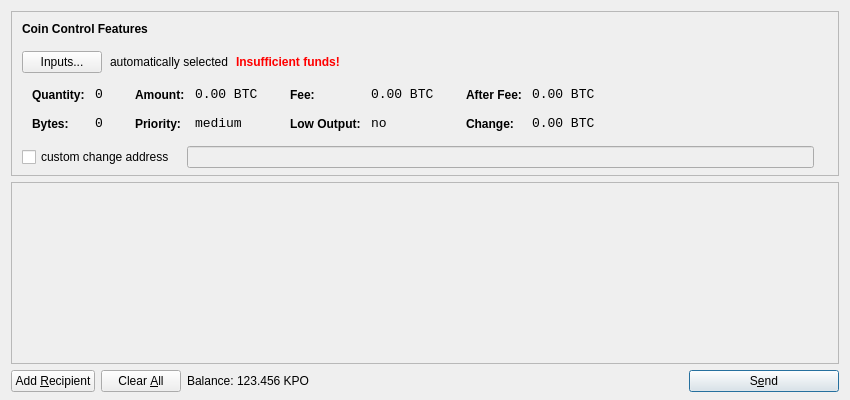
<?xml version="1.0" encoding="UTF-8"?>
<ui version="4.0">
 <class>SendCoinsDialog</class>
 <widget class="QDialog" name="SendCoinsDialog">
  <property name="geometry">
   <rect>
    <x>0</x>
    <y>0</y>
    <width>850</width>
    <height>400</height>
   </rect>
  </property>
  <property name="windowTitle">
   <string>Send Coins</string>
  </property>
  <layout class="QVBoxLayout" name="verticalLayout" stretch="0,1,0">
   <property name="bottomMargin">
    <number>8</number>
   </property>
   <item>
    <widget class="QFrame" name="frameCoinControl">
     <property name="sizePolicy">
      <sizepolicy hsizetype="Expanding" vsizetype="Expanding">
       <horstretch>0</horstretch>
       <verstretch>0</verstretch>
      </sizepolicy>
     </property>
     <property name="maximumSize">
      <size>
       <width>16777215</width>
       <height>16777215</height>
      </size>
     </property>
     <property name="frameShape">
      <enum>QFrame::StyledPanel</enum>
     </property>
     <property name="frameShadow">
      <enum>QFrame::Sunken</enum>
     </property>
     <layout class="QVBoxLayout" name="verticalLayoutCoinControl2">
      <property name="spacing">
       <number>-1</number>
      </property>
      <property name="leftMargin">
       <number>0</number>
      </property>
      <property name="topMargin">
       <number>0</number>
      </property>
      <property name="rightMargin">
       <number>0</number>
      </property>
      <property name="bottomMargin">
       <number>6</number>
      </property>
      <item>
       <layout class="QVBoxLayout" name="verticalLayoutCoinControl" stretch="0,0,0,0,1">
        <property name="spacing">
         <number>0</number>
        </property>
        <property name="leftMargin">
         <number>10</number>
        </property>
        <property name="topMargin">
         <number>10</number>
        </property>
        <item>
         <layout class="QHBoxLayout" name="horizontalLayoutCoinControl1">
          <property name="bottomMargin">
           <number>15</number>
          </property>
          <item>
           <widget class="QLabel" name="labelCoinControlFeatures">
            <property name="sizePolicy">
             <sizepolicy hsizetype="Preferred" vsizetype="Maximum">
              <horstretch>0</horstretch>
              <verstretch>0</verstretch>
             </sizepolicy>
            </property>
            <property name="font">
             <font>
              <weight>75</weight>
              <bold>true</bold>
             </font>
            </property>
            <property name="styleSheet">
             <string notr="true">font-weight:bold;</string>
            </property>
            <property name="text">
             <string>Coin Control Features</string>
            </property>
           </widget>
          </item>
         </layout>
        </item>
        <item>
         <layout class="QHBoxLayout" name="horizontalLayoutCoinControl2" stretch="0,0,0,0">
          <property name="spacing">
           <number>8</number>
          </property>
          <property name="bottomMargin">
           <number>10</number>
          </property>
          <item>
           <widget class="QPushButton" name="pushButtonCoinControl">
            <property name="styleSheet">
             <string notr="true"/>
            </property>
            <property name="text">
             <string>Inputs...</string>
            </property>
           </widget>
          </item>
          <item>
           <widget class="QLabel" name="labelCoinControlAutomaticallySelected">
            <property name="text">
             <string>automatically selected</string>
            </property>
            <property name="margin">
             <number>5</number>
            </property>
           </widget>
          </item>
          <item>
           <widget class="QLabel" name="labelCoinControlInsuffFunds">
            <property name="font">
             <font>
              <weight>75</weight>
              <bold>true</bold>
             </font>
            </property>
            <property name="styleSheet">
             <string notr="true">color:red;font-weight:bold;</string>
            </property>
            <property name="text">
             <string>Insufficient funds!</string>
            </property>
            <property name="margin">
             <number>5</number>
            </property>
           </widget>
          </item>
          <item>
           <spacer name="horizontalSpacerCoinControl">
            <property name="orientation">
             <enum>Qt::Horizontal</enum>
            </property>
            <property name="sizeHint" stdset="0">
             <size>
              <width>40</width>
              <height>1</height>
             </size>
            </property>
           </spacer>
          </item>
         </layout>
        </item>
        <item>
         <widget class="QWidget" name="widgetCoinControl" native="true">
          <property name="sizePolicy">
           <sizepolicy hsizetype="Preferred" vsizetype="Preferred">
            <horstretch>0</horstretch>
            <verstretch>0</verstretch>
           </sizepolicy>
          </property>
          <property name="minimumSize">
           <size>
            <width>0</width>
            <height>0</height>
           </size>
          </property>
          <property name="styleSheet">
           <string notr="true"/>
          </property>
          <layout class="QHBoxLayout" name="horizontalLayoutCoinControl5">
           <property name="margin">
            <number>0</number>
           </property>
           <item>
            <layout class="QHBoxLayout" name="horizontalLayoutCoinControl3" stretch="0,0,0,1">
             <property name="spacing">
              <number>20</number>
             </property>
             <property name="topMargin">
              <number>0</number>
             </property>
             <property name="bottomMargin">
              <number>10</number>
             </property>
             <item>
              <layout class="QFormLayout" name="formLayoutCoinControl1">
               <property name="horizontalSpacing">
                <number>10</number>
               </property>
               <property name="verticalSpacing">
                <number>14</number>
               </property>
               <property name="leftMargin">
                <number>10</number>
               </property>
               <property name="topMargin">
                <number>4</number>
               </property>
               <property name="rightMargin">
                <number>6</number>
               </property>
               <item row="0" column="0">
                <widget class="QLabel" name="labelCoinControlQuantityText">
                 <property name="styleSheet">
                  <string notr="true">font-weight:bold;</string>
                 </property>
                 <property name="text">
                  <string>Quantity:</string>
                 </property>
                 <property name="margin">
                  <number>0</number>
                 </property>
                </widget>
               </item>
               <item row="0" column="1">
                <widget class="QLabel" name="labelCoinControlQuantity">
                 <property name="font">
                  <font>
                   <family>Monospace</family>
                   <pointsize>10</pointsize>
                  </font>
                 </property>
                 <property name="cursor">
                  <cursorShape>IBeamCursor</cursorShape>
                 </property>
                 <property name="contextMenuPolicy">
                  <enum>Qt::ActionsContextMenu</enum>
                 </property>
                 <property name="text">
                  <string notr="true">0</string>
                 </property>
                 <property name="margin">
                  <number>0</number>
                 </property>
                 <property name="textInteractionFlags">
                  <set>Qt::LinksAccessibleByMouse|Qt::TextSelectableByKeyboard|Qt::TextSelectableByMouse</set>
                 </property>
                </widget>
               </item>
               <item row="1" column="0">
                <widget class="QLabel" name="labelCoinControlBytesText">
                 <property name="styleSheet">
                  <string notr="true">font-weight:bold;</string>
                 </property>
                 <property name="text">
                  <string>Bytes:</string>
                 </property>
                </widget>
               </item>
               <item row="1" column="1">
                <widget class="QLabel" name="labelCoinControlBytes">
                 <property name="font">
                  <font>
                   <family>Monospace</family>
                   <pointsize>10</pointsize>
                  </font>
                 </property>
                 <property name="cursor">
                  <cursorShape>IBeamCursor</cursorShape>
                 </property>
                 <property name="contextMenuPolicy">
                  <enum>Qt::ActionsContextMenu</enum>
                 </property>
                 <property name="text">
                  <string notr="true">0</string>
                 </property>
                 <property name="textInteractionFlags">
                  <set>Qt::LinksAccessibleByMouse|Qt::TextSelectableByKeyboard|Qt::TextSelectableByMouse</set>
                 </property>
                </widget>
               </item>
              </layout>
             </item>
             <item>
              <layout class="QFormLayout" name="formLayoutCoinControl2">
               <property name="horizontalSpacing">
                <number>10</number>
               </property>
               <property name="verticalSpacing">
                <number>14</number>
               </property>
               <property name="leftMargin">
                <number>6</number>
               </property>
               <property name="topMargin">
                <number>4</number>
               </property>
               <property name="rightMargin">
                <number>6</number>
               </property>
               <item row="0" column="0">
                <widget class="QLabel" name="labelCoinControlAmountText">
                 <property name="styleSheet">
                  <string notr="true">font-weight:bold;</string>
                 </property>
                 <property name="text">
                  <string>Amount:</string>
                 </property>
                 <property name="margin">
                  <number>0</number>
                 </property>
                </widget>
               </item>
               <item row="0" column="1">
                <widget class="QLabel" name="labelCoinControlAmount">
                 <property name="font">
                  <font>
                   <family>Monospace</family>
                   <pointsize>10</pointsize>
                  </font>
                 </property>
                 <property name="cursor">
                  <cursorShape>IBeamCursor</cursorShape>
                 </property>
                 <property name="contextMenuPolicy">
                  <enum>Qt::ActionsContextMenu</enum>
                 </property>
                 <property name="text">
                  <string notr="true">0.00 BTC</string>
                 </property>
                 <property name="textInteractionFlags">
                  <set>Qt::LinksAccessibleByMouse|Qt::TextSelectableByKeyboard|Qt::TextSelectableByMouse</set>
                 </property>
                </widget>
               </item>
               <item row="1" column="0">
                <widget class="QLabel" name="labelCoinControlPriorityText">
                 <property name="styleSheet">
                  <string notr="true">font-weight:bold;</string>
                 </property>
                 <property name="text">
                  <string>Priority:</string>
                 </property>
                </widget>
               </item>
               <item row="1" column="1">
                <widget class="QLabel" name="labelCoinControlPriority">
                 <property name="font">
                  <font>
                   <family>Monospace</family>
                   <pointsize>10</pointsize>
                  </font>
                 </property>
                 <property name="cursor">
                  <cursorShape>IBeamCursor</cursorShape>
                 </property>
                 <property name="contextMenuPolicy">
                  <enum>Qt::ActionsContextMenu</enum>
                 </property>
                 <property name="text">
                  <string>medium</string>
                 </property>
                 <property name="textInteractionFlags">
                  <set>Qt::LinksAccessibleByMouse|Qt::TextSelectableByKeyboard|Qt::TextSelectableByMouse</set>
                 </property>
                </widget>
               </item>
              </layout>
             </item>
             <item>
              <layout class="QFormLayout" name="formLayoutCoinControl3">
               <property name="horizontalSpacing">
                <number>10</number>
               </property>
               <property name="verticalSpacing">
                <number>14</number>
               </property>
               <property name="leftMargin">
                <number>6</number>
               </property>
               <property name="topMargin">
                <number>4</number>
               </property>
               <property name="rightMargin">
                <number>6</number>
               </property>
               <item row="0" column="0">
                <widget class="QLabel" name="labelCoinControlFeeText">
                 <property name="styleSheet">
                  <string notr="true">font-weight:bold;</string>
                 </property>
                 <property name="text">
                  <string>Fee:</string>
                 </property>
                 <property name="margin">
                  <number>0</number>
                 </property>
                </widget>
               </item>
               <item row="0" column="1">
                <widget class="QLabel" name="labelCoinControlFee">
                 <property name="font">
                  <font>
                   <family>Monospace</family>
                   <pointsize>10</pointsize>
                  </font>
                 </property>
                 <property name="cursor">
                  <cursorShape>IBeamCursor</cursorShape>
                 </property>
                 <property name="contextMenuPolicy">
                  <enum>Qt::ActionsContextMenu</enum>
                 </property>
                 <property name="text">
                  <string notr="true">0.00 BTC</string>
                 </property>
                 <property name="textInteractionFlags">
                  <set>Qt::LinksAccessibleByMouse|Qt::TextSelectableByKeyboard|Qt::TextSelectableByMouse</set>
                 </property>
                </widget>
               </item>
               <item row="1" column="0">
                <widget class="QLabel" name="labelCoinControlLowOutputText">
                 <property name="styleSheet">
                  <string notr="true">font-weight:bold;</string>
                 </property>
                 <property name="text">
                  <string>Low Output:</string>
                 </property>
                </widget>
               </item>
               <item row="1" column="1">
                <widget class="QLabel" name="labelCoinControlLowOutput">
                 <property name="font">
                  <font>
                   <family>Monospace</family>
                   <pointsize>10</pointsize>
                  </font>
                 </property>
                 <property name="cursor">
                  <cursorShape>IBeamCursor</cursorShape>
                 </property>
                 <property name="contextMenuPolicy">
                  <enum>Qt::ActionsContextMenu</enum>
                 </property>
                 <property name="text">
                  <string>no</string>
                 </property>
                 <property name="textInteractionFlags">
                  <set>Qt::LinksAccessibleByMouse|Qt::TextSelectableByKeyboard|Qt::TextSelectableByMouse</set>
                 </property>
                </widget>
               </item>
              </layout>
             </item>
             <item>
              <layout class="QFormLayout" name="formLayoutCoinControl4">
               <property name="horizontalSpacing">
                <number>10</number>
               </property>
               <property name="verticalSpacing">
                <number>14</number>
               </property>
               <property name="leftMargin">
                <number>6</number>
               </property>
               <property name="topMargin">
                <number>4</number>
               </property>
               <property name="rightMargin">
                <number>6</number>
               </property>
               <item row="0" column="0">
                <widget class="QLabel" name="labelCoinControlAfterFeeText">
                 <property name="styleSheet">
                  <string notr="true">font-weight:bold;</string>
                 </property>
                 <property name="text">
                  <string>After Fee:</string>
                 </property>
                 <property name="margin">
                  <number>0</number>
                 </property>
                </widget>
               </item>
               <item row="0" column="1">
                <widget class="QLabel" name="labelCoinControlAfterFee">
                 <property name="font">
                  <font>
                   <family>Monospace</family>
                   <pointsize>10</pointsize>
                  </font>
                 </property>
                 <property name="cursor">
                  <cursorShape>IBeamCursor</cursorShape>
                 </property>
                 <property name="contextMenuPolicy">
                  <enum>Qt::ActionsContextMenu</enum>
                 </property>
                 <property name="text">
                  <string notr="true">0.00 BTC</string>
                 </property>
                 <property name="textInteractionFlags">
                  <set>Qt::LinksAccessibleByMouse|Qt::TextSelectableByKeyboard|Qt::TextSelectableByMouse</set>
                 </property>
                </widget>
               </item>
               <item row="1" column="0">
                <widget class="QLabel" name="labelCoinControlChangeText">
                 <property name="styleSheet">
                  <string notr="true">font-weight:bold;</string>
                 </property>
                 <property name="text">
                  <string>Change:</string>
                 </property>
                </widget>
               </item>
               <item row="1" column="1">
                <widget class="QLabel" name="labelCoinControlChange">
                 <property name="font">
                  <font>
                   <family>Monospace</family>
                   <pointsize>10</pointsize>
                  </font>
                 </property>
                 <property name="cursor">
                  <cursorShape>IBeamCursor</cursorShape>
                 </property>
                 <property name="contextMenuPolicy">
                  <enum>Qt::ActionsContextMenu</enum>
                 </property>
                 <property name="text">
                  <string notr="true">0.00 BTC</string>
                 </property>
                 <property name="textInteractionFlags">
                  <set>Qt::LinksAccessibleByMouse|Qt::TextSelectableByKeyboard|Qt::TextSelectableByMouse</set>
                 </property>
                </widget>
               </item>
              </layout>
             </item>
            </layout>
           </item>
          </layout>
         </widget>
        </item>
        <item>
         <layout class="QHBoxLayout" name="horizontalLayoutCoinControl4" stretch="0,0,0">
          <property name="spacing">
           <number>12</number>
          </property>
          <property name="sizeConstraint">
           <enum>QLayout::SetDefaultConstraint</enum>
          </property>
          <property name="topMargin">
           <number>5</number>
          </property>
          <property name="rightMargin">
           <number>5</number>
          </property>
          <item>
           <widget class="QCheckBox" name="checkBoxCoinControlChange">
            <property name="text">
             <string>custom change address</string>
            </property>
           </widget>
          </item>
          <item>
           <widget class="QLineEdit" name="lineEditCoinControlChange">
            <property name="enabled">
             <bool>false</bool>
            </property>
            <property name="sizePolicy">
             <sizepolicy hsizetype="Expanding" vsizetype="Fixed">
              <horstretch>0</horstretch>
              <verstretch>0</verstretch>
             </sizepolicy>
            </property>
           </widget>
          </item>
          <item>
           <widget class="QLabel" name="labelCoinControlChangeLabel">
            <property name="sizePolicy">
             <sizepolicy hsizetype="Preferred" vsizetype="Expanding">
              <horstretch>0</horstretch>
              <verstretch>0</verstretch>
             </sizepolicy>
            </property>
            <property name="minimumSize">
             <size>
              <width>0</width>
              <height>0</height>
             </size>
            </property>
            <property name="text">
             <string/>
            </property>
            <property name="margin">
             <number>3</number>
            </property>
           </widget>
          </item>
         </layout>
        </item>
        <item>
         <spacer name="verticalSpacerCoinControl">
          <property name="orientation">
           <enum>Qt::Vertical</enum>
          </property>
          <property name="sizeHint" stdset="0">
           <size>
            <width>800</width>
            <height>1</height>
           </size>
          </property>
         </spacer>
        </item>
       </layout>
      </item>
     </layout>
    </widget>
   </item>
   <item>
    <widget class="QScrollArea" name="scrollArea">
     <property name="widgetResizable">
      <bool>true</bool>
     </property>
     <widget class="QWidget" name="scrollAreaWidgetContents">
      <property name="geometry">
       <rect>
        <x>0</x>
        <y>0</y>
        <width>830</width>
        <height>165</height>
       </rect>
      </property>
      <layout class="QVBoxLayout" name="verticalLayout_2">
       <property name="margin">
        <number>0</number>
       </property>
       <item>
        <layout class="QVBoxLayout" name="entries">
         <property name="spacing">
          <number>6</number>
         </property>
        </layout>
       </item>
       <item>
        <spacer name="verticalSpacer">
         <property name="orientation">
          <enum>Qt::Vertical</enum>
         </property>
         <property name="sizeHint" stdset="0">
          <size>
           <width>20</width>
           <height>40</height>
          </size>
         </property>
        </spacer>
       </item>
      </layout>
     </widget>
    </widget>
   </item>
   <item>
    <layout class="QHBoxLayout" name="horizontalLayout">
     <item>
      <widget class="QPushButton" name="addButton">
       <property name="toolTip">
        <string>Send to multiple recipients at once</string>
       </property>
       <property name="text">
        <string>Add &amp;Recipient</string>
       </property>
       <property name="icon">
        <iconset resource="../bitcoin.qrc">
         <normaloff>:/icons/add</normaloff>:/icons/add</iconset>
       </property>
       <property name="autoDefault">
        <bool>false</bool>
       </property>
      </widget>
     </item>
     <item>
      <widget class="QPushButton" name="clearButton">
       <property name="sizePolicy">
        <sizepolicy hsizetype="Minimum" vsizetype="Fixed">
         <horstretch>0</horstretch>
         <verstretch>0</verstretch>
        </sizepolicy>
       </property>
       <property name="toolTip">
        <string>Remove all transaction fields</string>
       </property>
       <property name="text">
        <string>Clear &amp;All</string>
       </property>
       <property name="icon">
        <iconset resource="../bitcoin.qrc">
         <normaloff>:/icons/remove</normaloff>:/icons/remove</iconset>
       </property>
       <property name="autoRepeatDelay">
        <number>300</number>
       </property>
       <property name="autoDefault">
        <bool>false</bool>
       </property>
      </widget>
     </item>
     <item>
      <layout class="QHBoxLayout" name="horizontalLayout_2">
       <property name="spacing">
        <number>3</number>
       </property>
       <item>
        <widget class="QLabel" name="label">
         <property name="text">
          <string>Balance:</string>
         </property>
        </widget>
       </item>
       <item>
        <widget class="QLabel" name="labelBalance">
         <property name="cursor">
          <cursorShape>IBeamCursor</cursorShape>
         </property>
         <property name="text">
          <string>123.456 KPO</string>
         </property>
         <property name="textInteractionFlags">
          <set>Qt::LinksAccessibleByMouse|Qt::TextSelectableByKeyboard|Qt::TextSelectableByMouse</set>
         </property>
        </widget>
       </item>
      </layout>
     </item>
     <item>
      <spacer name="horizontalSpacer">
       <property name="orientation">
        <enum>Qt::Horizontal</enum>
       </property>
       <property name="sizeHint" stdset="0">
        <size>
         <width>40</width>
         <height>20</height>
        </size>
       </property>
      </spacer>
     </item>
     <item>
      <widget class="QPushButton" name="sendButton">
       <property name="minimumSize">
        <size>
         <width>150</width>
         <height>0</height>
        </size>
       </property>
       <property name="toolTip">
        <string>Confirm the send action</string>
       </property>
       <property name="text">
        <string>S&amp;end</string>
       </property>
       <property name="icon">
        <iconset resource="../bitcoin.qrc">
         <normaloff>:/icons/send</normaloff>:/icons/send</iconset>
       </property>
       <property name="default">
        <bool>true</bool>
       </property>
      </widget>
     </item>
    </layout>
   </item>
  </layout>
 </widget>
 <resources>
  <include location="../bitcoin.qrc"/>
 </resources>
 <connections/>
</ui>
